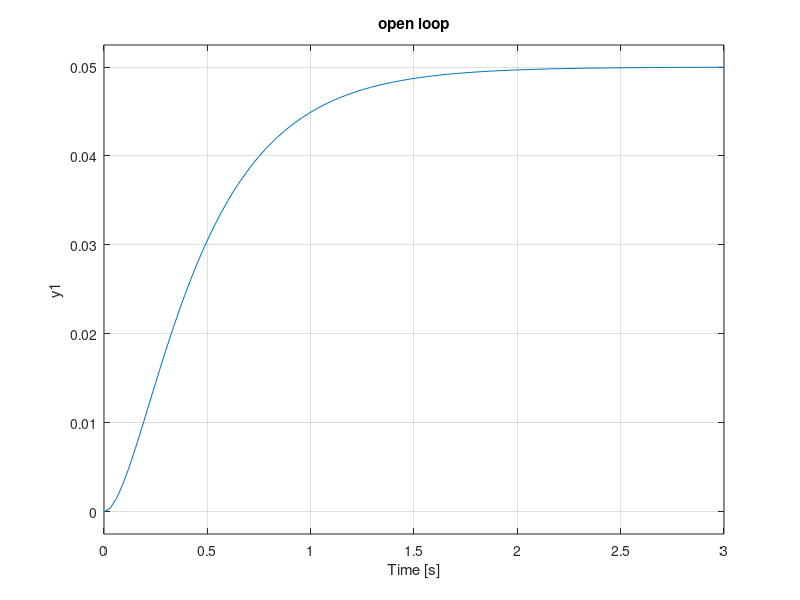
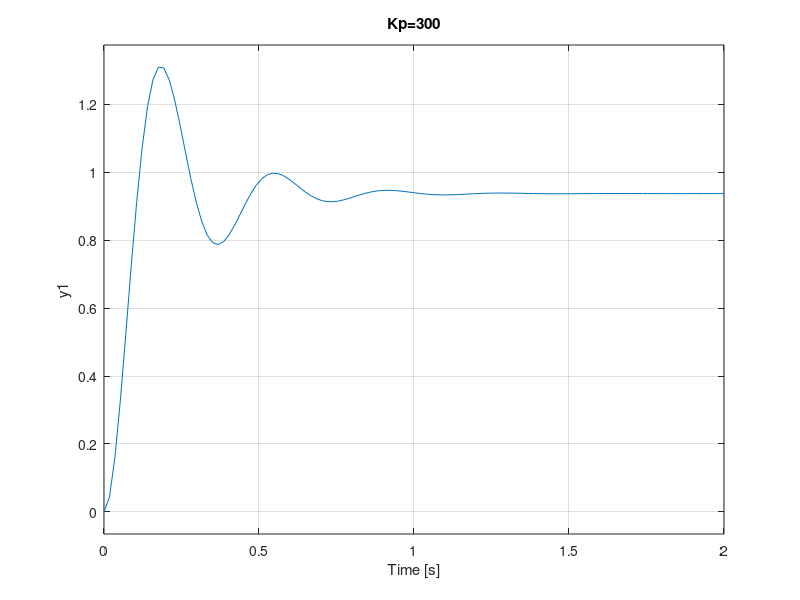
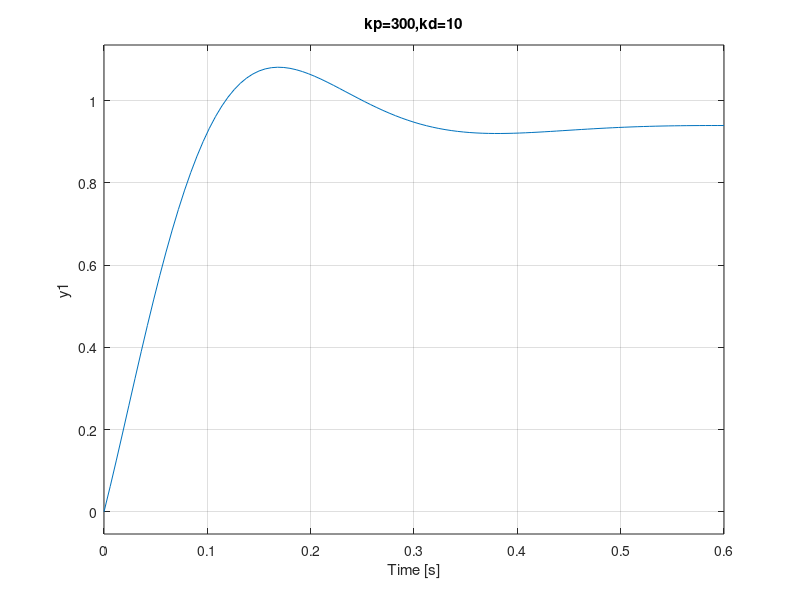
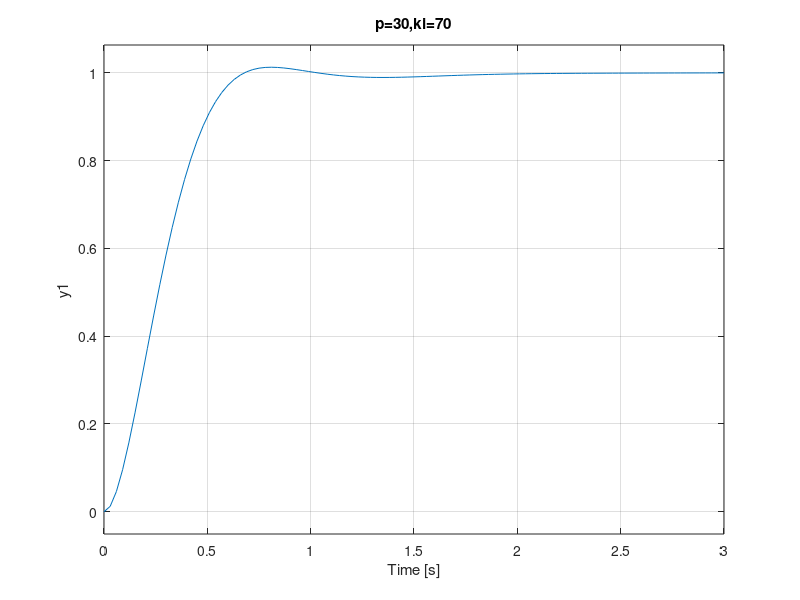

MATLAB code to generate these figures, in order:
%%PID CONTROLLERS

%%Open Loop Step Response
num=[1];
den=[1 10 20];
plant=tf(num,den);
figure(1);
step(plant)
title('open loop')
%%P Control
Kp=300;
contr=Kp;
sys=feedback(contr*plant,1);
figure(2);
step(sys)
title('Kp=300')

%% PD control
Kp=300;
Kd=10;
contr=tf([Kd Kp],1);
sys=feedback(contr*plant,1);
figure(3);
step(sys)
title('kp=300,kd=10')

%%  PI Control
Kp=30;
Ki=70;
contr=tf([Kp Ki],[1 0]);
sys=feedback(contr*plant,1);
figure(4);
step(sys)
title('p=30,ki=70')

%% PID Control
Kp=350;
Kd=50;
Ki=300
contr=tf([Kd Kp Ki],[1,0]);
sys=feedback(contr*plant,1);
figure(5);
step(sys)
title('Kp=350,Ki=300,kd=50')
